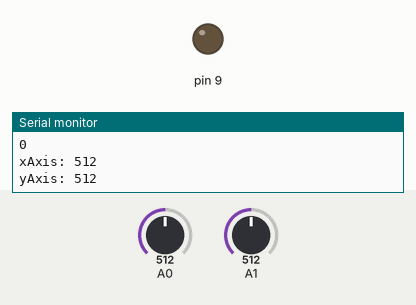
Bench run of a sketch on a simulated Arduino Uno, built with avr-gcc and run on an emulated ATmega328P. Parts: output pins drawn as LEDs (lit = HIGH), the last lines printed to the serial monitor. The inputs (shaded band) are chosen by the test bench; at power-on: A0 = 512, A1 = 512.

Above: at 1.2 s.
1.3 s: A0 set to 521
At 2.6 s:
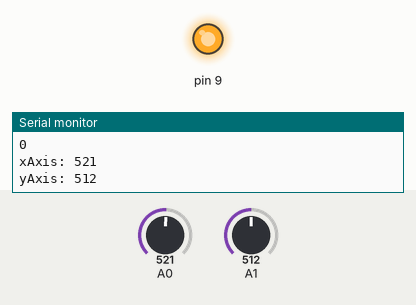
Timing chart, 0 to 4.3 s (numbered marks = the images above; inputs shaded):
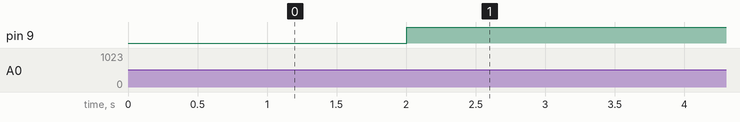

The sketch:

Joystick.ino
```cpp
// Declara variables para almacenar el estado del joystick
int xAxis, yAxis;
int direccion;
int Umbral = 100;
void setup() {
// Inicializa el motor en el pin digital 9
pinMode(9, OUTPUT);
Serial.begin(9600);
}

void loop() {
// Lee la posición del eje X del joystick y asigna el valor a la variable xAxis
xAxis = analogRead(A0);
// Lee la posición del eje Y del joystick y asigna el valor a la variable yAxis
yAxis = analogRead(A1);
Serial.print("xAxis: ");
Serial.println(xAxis);
Serial.print("yAxis: ");
Serial.println(yAxis);
delay(400);
if (xAxis > 512) {
digitalWrite(9, HIGH);
}
// 0 = izquierda, 1 = decbar, 2 = arriba, 3= abajo
// Si el joystick se mueve hacia la izquierda, gira el motor en sentido antihorario
if (xAxis < (512-Umbral)) {
  direccion = 0;
}
// Si el joystick no se mueve, detiene el motor
if (xAxis > (512+Umbral)) {
  direccion = 1;
}

if (yAxis < (512-Umbral)) {
  direccion = 2;
}
// Si el joystick no se mueve, detiene el motor
if (yAxis > (512+Umbral)){
  direccion = 3;
}
Serial.println(direccion);
}
```

Measured:
- the behaviour switches between 512 and 513 on A0 (found by bisection; images 0 and 1)
- after the input at 1.3 s, pin 9: LOW → HIGH after 0.70 s
